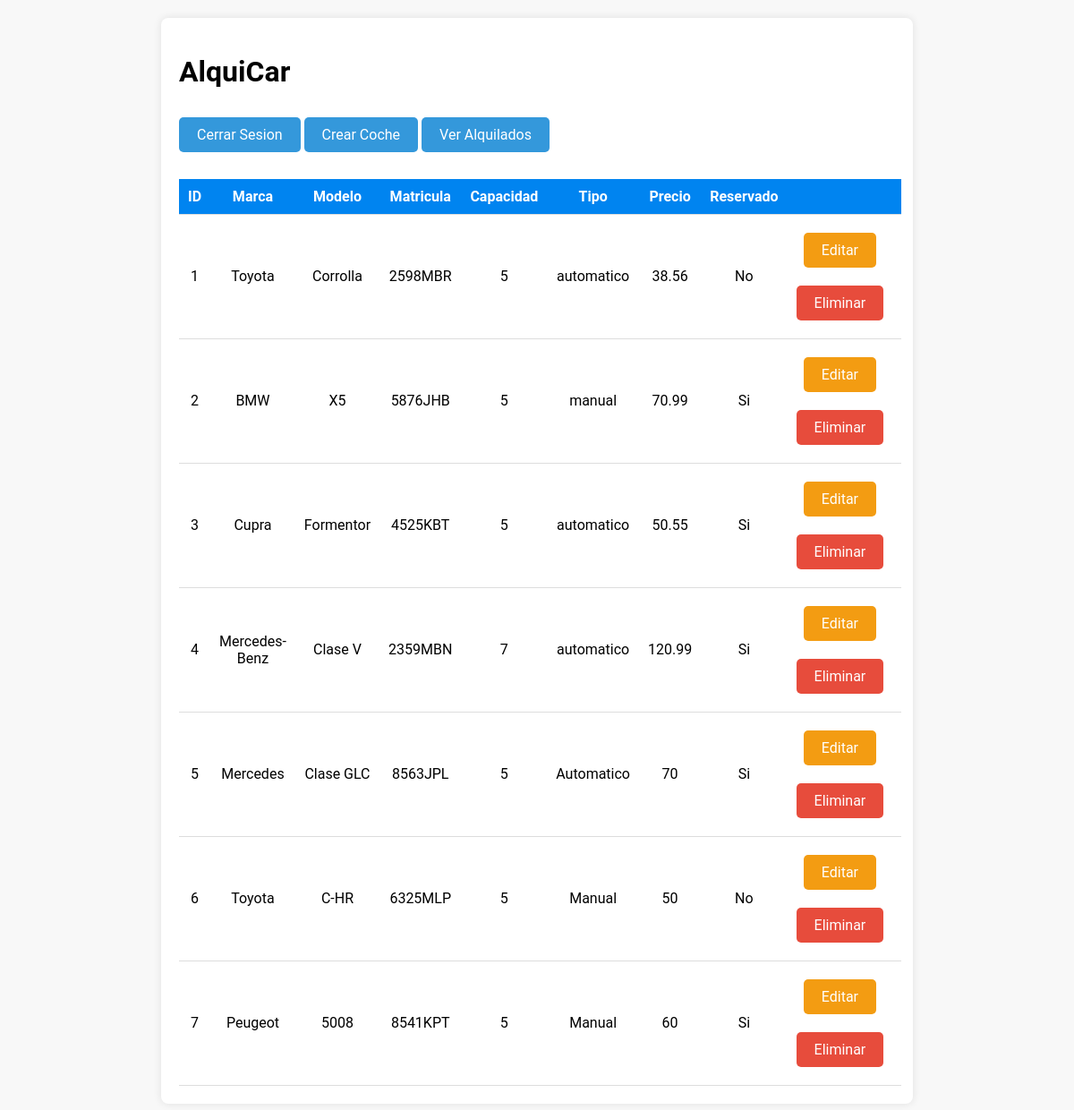
The app's page /flota (signed in), older data.
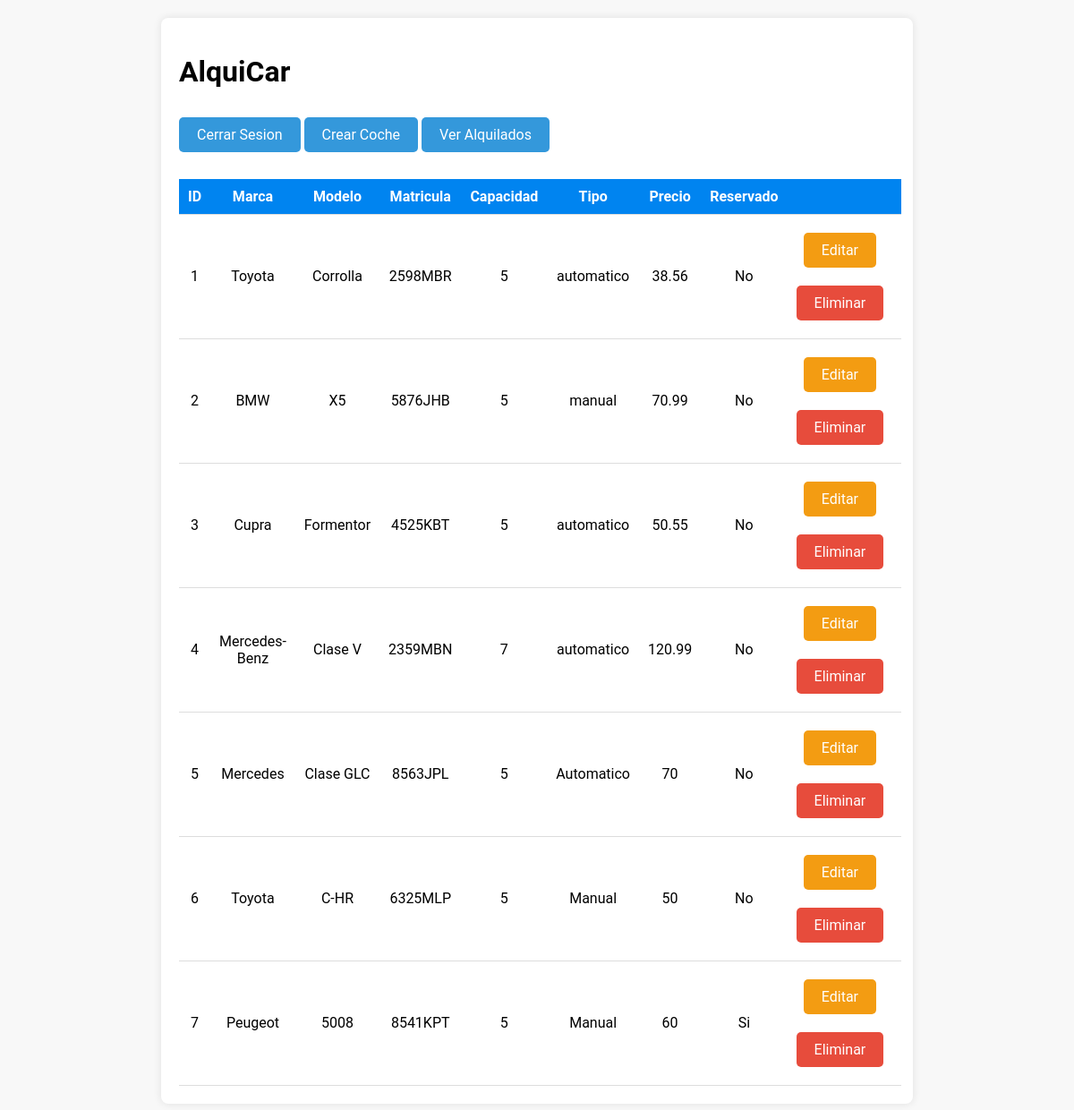
The same page, newer data.
### tables this page shows
CREATE TABLE flota(
                    id INTEGER PRIMARY KEY AUTOINCREMENT,
                    marca TEXT,
                    modelo TEXT,
                    matricula TEXT,
                    capacidad INTEGER,
                    tipo TEXT,
                    precio FLOAT,
                    reservado TEXT CHECK (reservado IN ('Si', 'No'))
                );

### Router.php (called while the page is built, shortened)
<?php
     class Router {
        private array $rutas = array();
        public function get(string $ruta, array $accion) : Router{
            $this->rutas['GET'][$ruta] = $accion;
            return $this;
        }
        public function post(string $ruta, array $accion) : Router{
            $this->rutas['POST'][$ruta] = $accion;
            return $this;
        }
        public function resolver_ruta(string $url, string $method){
            $path = parse_url($url)['path'];
            $query = null;
            $path2 = explode("/", $path);
            $ruta = '/'.$path2[count($path2) -1];
            $clase = $this->rutas[$method][$ruta][0];
            $function = $this->rutas[$method][$ruta][1];
            return call_user_func($clase.'::'.$function, $query);
        }
     }
?>

### index.php (called while the page is built, shortened)
<?php
require_once 'controller/AuthController.php';
require_once 'Router.php';
$route = new Router();
$route->get('/',[IndexController::class,'index'])
      ->get('/login', [AuthController::class, 'login'])
      ->get('/register', [AuthController::class, 'register'])
      ->post('/doRegister', [AuthController::class, 'doRegister'])
      ->post('/doLogin', [AuthController::class, 'doLogin'])
      ->get('/home', [AuthController::class, 'home'])
      ->get('/flota', [AuthController::class, 'flota'])
      ->get('/logout', [AuthController::class, 'logout'])
      ->get('/create',[FlotaController::class, 'create'])
      ->post('/save',[FlotaController::class, 'save'])
      ->get('/edit-coche',[FlotaController::class, 'edit'])
      ->post('/update-coche',[FlotaController::class, 'update'])
      ->get('/destroy-coche',[FlotaController::class, 'destroy'])
      ->get('/ver-carrito',[CarritoController::class, 'index'])
      ->post('/alquilar-coche',[CarritoController::class, 'create'])
      ->get('/destroy-alquiler',[CarritoController::class, 'destroy'])
      ->get('/historial-coches',[AlquilerController::class, 'create'])
      ->get('/mis-alquileres',[AlquilerController::class, 'index'])
      ->get('/alquilados',[AlquilerController::class, 'indexAdmin']);
$route->resolver_ruta($_SERVER['REQUEST_URI'], $_SERVER['REQUEST_METHOD']);
?>

### model/Flota.php (called while the page is built, shortened)
<?php
require_once 'db/Database.php';
class Flota implements Model
{
    public function findAll() : PDOStatement
    {
        $db = Database::conectar();
        $query = "SELECT * FROM flota";
        $result = $db->query($query);
        return $result;
    }
}
?>

### db/Database.php (called while the page is built, shortened)
<?php
     class Database {
        public static function desconectar(){
            return null;
        }
     }
?>

### view/private/flotasAdmin/index.php (the view, shortened to what this page needs)
<!DOCTYPE html>
<html lang="en">
<head>
    <link rel="stylesheet" href="asset/css/flota.css">
</head>
<body>
    <main>
        <h1>AlquiCar</h1>
        <a href="logout">Cerrar Sesion</a>
        <a href="create">Crear Coche</a>
        <a href="alquilados">Ver Alquilados</a>
        <table>
            <thead>
                <tr>
                    <th>ID</th>
                    <th>Marca</th>
                    <th>Modelo</th>
                    <th>Matricula</th>
                    <th>Capacidad</th>
                    <th>Tipo</th>
                    <th>Precio</th>
                    <th>Reservado</th>
                    <th></th>
                </tr>
            </thead>
            <tbody>
                <?php
                         foreach ($flota as $key => $value) {
                             echo '<tr>';
                             echo '<td>' . $value['id'] . '</td>';
                             echo '<td>' . $value['marca'] . '</td>';
                             echo '<td>' . $value['modelo'] . '</td>';
                             echo '<td>' . $value['matricula'] . '</td>';
                             echo '<td>' . $value['capacidad'] . '</td>';
                             echo '<td>' . $value['tipo'] . '</td>';
                             echo '<td>' . $value['precio'] . '</td>';
                             echo '<td>' . $value['reservado'] . '</td>';
                             echo '<td>
                             <a href="edit-coche?id=' . $value['id'] . '" class="edit-button">Editar</a>
                             <a href="destroy-coche?id=' . $value['id'] . '" class="delete-button">Eliminar</a>
                 </td>';
                             echo '</tr>';
                }     ?>
            </tbody>
        </table>
    </main>
</body>
</html>

Row changes from the older to the newer data that the page shows:
changed flota "BMW": reservado "Si" → "No"
changed flota "Cupra": reservado "Si" → "No"
changed flota "Mercedes-Benz": reservado "Si" → "No"
changed flota "Mercedes": reservado "Si" → "No"
